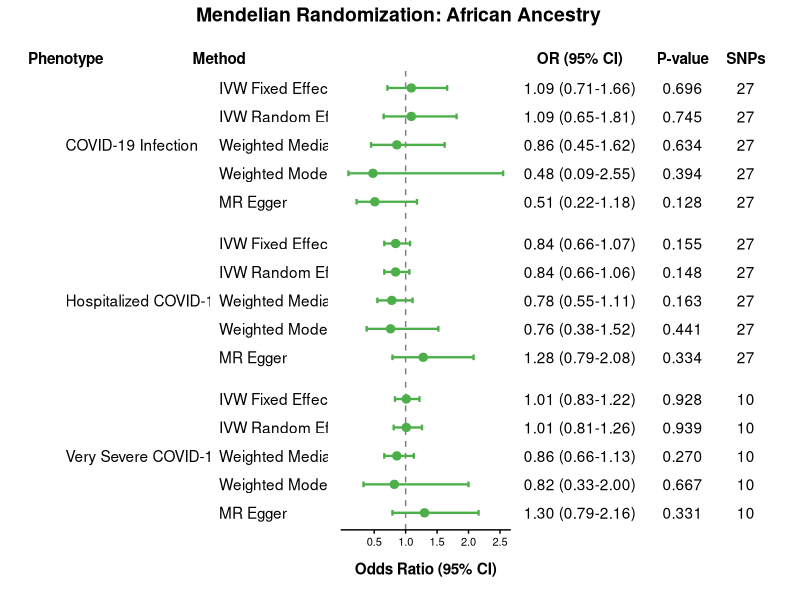

The R source for this figure:
library(ggplot2)
library(dplyr)
library(patchwork)

# 1. Prepare African Data with Updated Values
data_af <- data.frame(
  Phenotype = factor(rep(c("COVID-19 Infection", "Hospitalized COVID-19", "Very Severe COVID-19"), each = 5),
                     levels = c("COVID-19 Infection", "Hospitalized COVID-19", "Very Severe COVID-19")),
  
  Method = factor(rep(c("MR Egger", "Weighted Median", "IVW Fixed Effects", "IVW Random Effects", "Weighted Mode"), 3),
                  levels = rev(c("IVW Fixed Effects", "IVW Random Effects", "Weighted Median", "Weighted Mode", "MR Egger"))),
  
  OR = c(
    # COVID-19 Infection (C2)
    0.51, 0.86, 1.09, 1.09, 0.48,
    # Hospitalized COVID-19 (B2)
    1.28, 0.78, 0.84, 0.84, 0.76,
    # Very Severe COVID-19 (A2)
    1.30, 0.86, 1.01, 1.01, 0.82
  ),
  
  CI_lower = c(
    # COVID-19 Infection (C2)
    0.22, 0.45, 0.71, 0.65, 0.09,
    # Hospitalized COVID-19 (B2)
    0.79, 0.55, 0.66, 0.66, 0.38,
    # Very Severe COVID-19 (A2)
    0.79, 0.66, 0.83, 0.81, 0.33
  ),
  
  CI_upper = c(
    # COVID-19 Infection (C2)
    1.18, 1.62, 1.66, 1.81, 2.55,
    # Hospitalized COVID-19 (B2)
    2.08, 1.11, 1.07, 1.06, 1.52,
    # Very Severe COVID-19 (A2)
    2.16, 1.13, 1.22, 1.26, 2.00
  ),
  
  p_val = c(
    # COVID-19 Infection (C2)
    0.128, 0.634, 0.696, 0.745, 0.394,
    # Hospitalized COVID-19 (B2)
    0.334, 0.163, 0.155, 0.148, 0.441,
    # Very Severe COVID-19 (A2)
    0.331, 0.270, 0.928, 0.939, 0.667
  ),
  
  SNPs = c(
    rep(27, 5),  # COVID-19 Infection (C2)
    rep(27, 5),  # Hospitalized COVID-19 (B2)
    rep(10, 5)   # Very Severe COVID-19 (A2)
  )
)

table_data <- data_af %>%
  mutate(
    OR_CI = sprintf("%.2f (%.2f-%.2f)", OR, CI_lower, CI_upper),
    P = sprintf("%.3f", p_val)
  )

# Calculate middle position for centered Phenotype labels
pheno_labels <- table_data %>%
  group_by(Phenotype) %>%
  summarize(MidPoint = levels(Method)[3])

shared_theme <- theme_minimal() +
  theme(
    text = element_text(color = "black", face = "plain"),
    axis.text = element_text(color = "black", face = "plain"),
    panel.grid = element_blank(),
    strip.text = element_blank(),
    plot.margin = margin(t = 10, r = 2, b = 10, l = 2)
  )

# 2. Column 1: Phenotype
p_pheno <- ggplot(table_data, aes(y = Method)) +
  geom_text(data = pheno_labels, aes(y = MidPoint, x = 0.25, label = Phenotype), hjust = 0) +
  facet_grid(Phenotype ~ ., scales = "free_y", space = "free_y") +
  scale_x_continuous(limits = c(0, 1), breaks = 0.25, labels = "Phenotype", position = "top") +
  labs(x = NULL, y = NULL) +
  shared_theme +
  theme(axis.text.x = element_text(face = "bold", size = 11),
        axis.text.y = element_blank(),
        plot.margin = margin(t = 10, r = 0, b = 10, l = 0))

# 3. Column 2: Method
p_method <- ggplot(table_data, aes(y = Method)) +
  geom_text(aes(x = 0, label = as.character(Method)), hjust = 0) +
  facet_grid(Phenotype ~ ., scales = "free_y", space = "free_y") +
  scale_x_continuous(limits = c(0, 1), breaks = 0, labels = "Method", position = "top") +
  labs(x = NULL, y = NULL) +
  shared_theme +
  theme(axis.text.x = element_text(face = "bold", size = 11),
        axis.text.y = element_blank(),
        plot.margin = margin(t = 10, r = 5, b = 10, l = 0))

# 4. Column 3: Forest Plot
p_forest <- ggplot(table_data, aes(x = OR, y = Method)) +
  geom_vline(xintercept = 1, linetype = "dashed", color = "grey50") +
  geom_errorbarh(aes(xmin = CI_lower, xmax = CI_upper, color = Phenotype), height = 0.2, linewidth = 0.8) +
  geom_point(aes(color = Phenotype), size = 2.5) +
  facet_grid(Phenotype ~ ., scales = "free_y", space = "free_y") +
  scale_color_manual(values = c("COVID-19 Infection" = "#4DAF4A",
                                "Hospitalized COVID-19" = "#4DAF4A",
                                "Very Severe COVID-19" = "#4DAF4A")) +
  scale_x_continuous(position = "bottom", breaks = seq(0.5, 2.5, by = 0.5)) +
  labs(x = "Odds Ratio (95% CI)", y = NULL) +
  shared_theme +
  theme(
    axis.text.y = element_blank(),
    axis.text.x = element_text(size = 8),
    axis.ticks.x = element_line(color = "black"),
    axis.line.x = element_line(color = "black"),
    axis.title.x = element_text(face = "bold", size = 11, margin = margin(t = 10)),
    legend.position = "none"
  )

# 5. Column 4: Stats Table
p_table <- ggplot(table_data, aes(y = Method)) +
  geom_text(aes(x = 0, label = OR_CI), hjust = 0.5) +
  geom_text(aes(x = 1.3, label = P), hjust = 0.5) +
  geom_text(aes(x = 2.1, label = SNPs), hjust = 0.5) +
  facet_grid(Phenotype ~ ., scales = "free_y", space = "free_y") +
  scale_x_continuous(breaks = c(0, 1.3, 2.1),
                     labels = c("OR (95% CI)", "P-value", "SNPs"),
                     limits = c(-0.6, 2.5), position = "top") +
  labs(x = NULL, y = NULL) +
  shared_theme +
  theme(axis.text.y = element_blank(),
        axis.text.x = element_text(face = "bold", size = 11))

# 6. Final Assembly
final_figure <- p_pheno + p_method + p_forest + p_table +
  plot_layout(widths = c(1.4, 0.8, 1.2, 1.9)) +
  plot_annotation(
    title = "Mendelian Randomization: African Ancestry",
    theme = theme(plot.title = element_text(size = 14, face = "bold", hjust = 0.5))
  )

print(final_figure)
